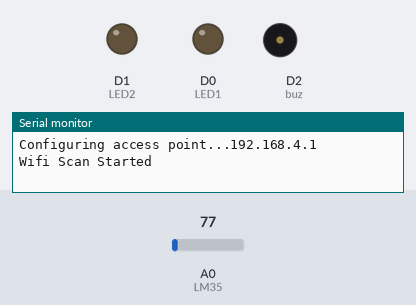
Recording of a sketch running on a simulated ESP8266 (NodeMCU). Parts: output pins drawn as LEDs (lit = HIGH), buzzer (waves = sounding, pin HIGH), the last lines printed to the serial monitor. Inputs (shaded band) come from the test bench; at power-on: A0 (LM35) = 77. A WiFi scan finds three made-up networks.

Above: at 1.3 s.
1.4 s: A0 (LM35) set to 107
4.7 s: A0 (LM35) set to 123
At 7.6 s:
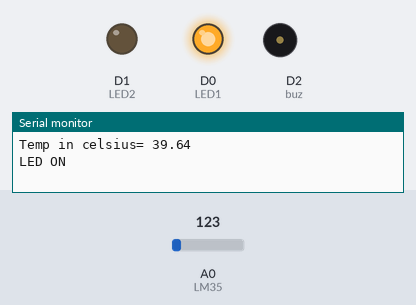
8.2 s: A0 (LM35) set to 92
At 11.1 s:
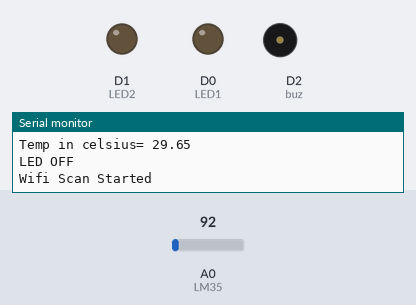
11.5 s: A0 (LM35) set to 130
At 13.1 s:
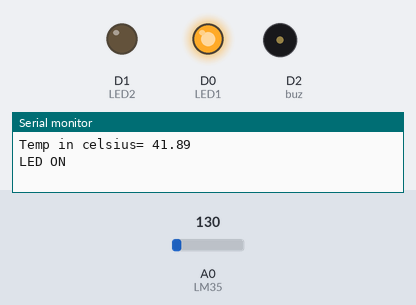
Timing chart, 0 to 14.6 s (numbered marks = the images above; inputs shaded):
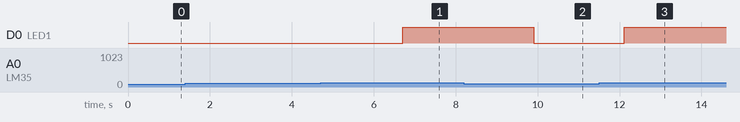

The sketch:

Pango_band.ino
```cpp
#include <ESP8266WiFi.h> //includes wifi modules library
const char* APssid = "Pango band"; //the acess point credentails of the device
const char* APpassword = "life or death";
const int RSSI_MAX =-71;// maximum strength of signal in dBm
const int RSSI_MIN =-74;// minimum strength of signal in dBm
int LM35=A0;//output of temperature sensor
#define LED1 D0
#define LED2 D1
#define buz D2
unsigned long Start=0;
unsigned long Time=1800000;
void setup()
{
    pinMode(LED2,OUTPUT);
    pinMode(LED1,OUTPUT);
    pinMode(buz,OUTPUT);
    Start=millis();
    WiFi.disconnect();
    delay(100); //this part turns off the wifi and resets it if it was already on
    Serial.begin(115200);
    WiFi.mode(WIFI_OFF);
    Serial.println();
    WiFi.mode(WIFI_AP_STA); //configuring the board in hybrid mode
    Serial.print("Configuring access point...");
    WiFi.softAP(APssid, APpassword);
    Serial.println(WiFi.softAPIP());
}
void loop()
{
    Serial.println("Wifi Scan Started");
    int n = WiFi.scanNetworks(); //assigns the scanned value to n
    Serial.println("Wifi Scan Ended");
    if (n == 0)
    {
       Serial.println("No Networks found");
    }
    else
    {
       Serial.print(n);
       Serial.println("Networks found");
       for (int i = 0; i < n; ++i)
       {
          // Print SSID and RSSI for each network found
          Serial.print(i + 1);
          Serial.print(") ");
          Serial.print(WiFi.SSID(i));// SSID
          Serial.print(WiFi.RSSI(i));//Signal strength in dBm
          Serial.print("dBm (");
          if(WiFi.SSID(i) == "Pango band")
          {
             if(WiFi.RSSI(i) >RSSI_MAX )//THIS -71 is the key this is the threshold value btw this value is set according to the distance of 1m
             {
                int i=1;
                for(i=1;i<=10;i++)
                {
                    digitalWrite(LED2,HIGH);
                    delay(1000);
                    digitalWrite(LED2,LOW);
                    delay(1000);
                }
                Serial.println("A BAND WAS FOUND");
                break;
              }
          }
          else
          {
             digitalWrite(LED2,LOW);
          }
       }
       delay(100);
    }
    Serial.println("");
    delay(100);
    WiFi.scanDelete();
    if((millis()-Start)>=Time)
    {
       tone(buz,1000,500);
       Serial.println("BUZZER ON");
       Start+=Time;
       Serial.println(Start);
    }
    int analogValue = analogRead(LM35);
    float millivolts = (analogValue/1024.0) * 3300; //3300 is the voltage provided by NodeMCU
    float celsius = millivolts/10; //converting into celsius
    Serial.print("Temp in celsius= ");
    Serial.println(celsius);
    if(celsius>37.5)
    {
        digitalWrite(LED1,HIGH);
        Serial.println("LED ON");
        delay(1000);
    }
    else
    {
        digitalWrite(LED1,LOW);
        Serial.println("LED OFF");
    }
}
```

Measured:
- the behaviour switches between 116 and 117 on A0 (LM35) (found by bisection; images 0 and 1)
- after the input at 4.7 s, D0 (LED1): LOW → HIGH after 2.0 s
- after the input at 8.2 s, D0 (LED1): HIGH → LOW after 1.7 s
- after the input at 11.5 s, D0 (LED1): LOW → HIGH after 0.61 s
